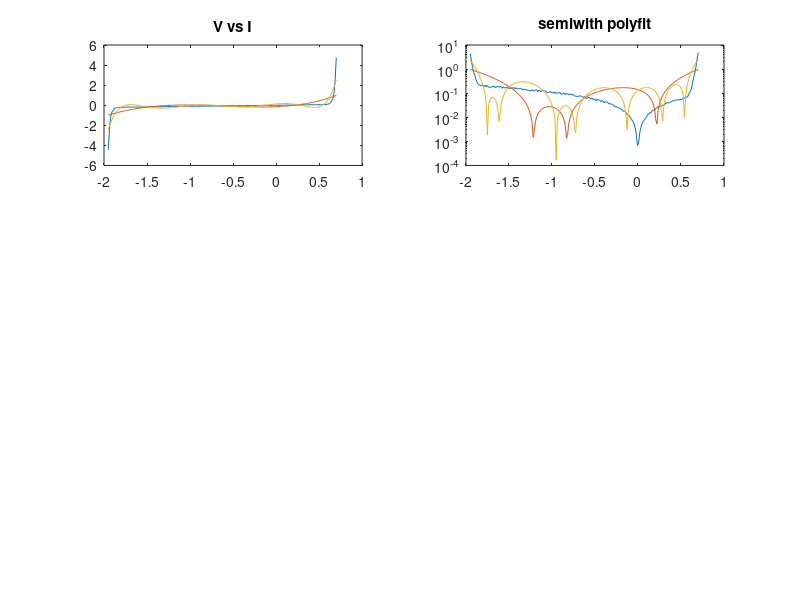

Here is the MATLAB script that generated this plot: (Note: this script raises an error after producing the figure.)
Isr=0.01e-12; 
Ibb =0.1E-12  
Vbb =1.3; 
Gp =0.1; 

 
VectorforVoltage= linspace(-1.95,0.7,200);

I=Isr .*(exp((1.2/0.025).*VectorforVoltage)-1) + Gp.*VectorforVoltage - Ibb.*(exp((-1.2/0.025).*(VectorforVoltage +Vbb))-1);

Variance = (rand(1,200)*.20);

Noise= I.*Variance;
I_noise= I + Noise; 

figure
subplot(3,2,1)
plot(VectorforVoltage,I_noise)
title ('V vs I')
subplot(3,2,2)
semilogy(VectorforVoltage, abs(I_noise))
title('semiwith polyfit')
 
fourth=polyfit(VectorforVoltage, I_noise,4) 
I_4=polyval(fourth, VectorforVoltage);

eight=polyfit(VectorforVoltage, I_noise,8)
I_8=polyval(eight,VectorforVoltage);
subplot(3,2,1);
hold on 
plot(VectorforVoltage,I_4)
plot(VectorforVoltage,I_8); 

subplot(3,2,2)
hold on 
semilogy(VectorforVoltage,abs(I_4))
semilogy(VectorforVoltage, abs(I_8))

fo1 = fittype('A.*(exp(1.2*x/25e-3)-1) + 0.1.*x - C*(exp(1.2*(-(x+1.3))/25e-3)-1)');
ff1 = fit(transpose(VectorforVoltage),transpose(I),fo1);
If1 = ff1(VectorforVoltage);
subplot(3, 2, 3)
plot(VectorforVoltage, If1);
title('Non-linear fit')
hold on
subplot(3, 2, 4)
semilogy(VectorforVoltage, abs(If1));
title('Semilogy Non-linear fit')
hold on

fo2 = fittype('A.*(exp(1.2*x/25e-3)-1) + B.*x - C*(exp(1.2*(-(x+1.3))/25e-3)-1)');
ff2 = fit(transpose(VectorforVoltage),transpose(I),fo2);
If2 = ff2(VectorforVoltage);
subplot(3, 2, 3)
plot(VectorforVoltage, If2);
hold on
subplot(3, 2, 4)
semilogy(VectorforVoltage, abs(If2));
hold on

fo3 = fittype('A.*(exp(1.2*x/25e-3)-1) + B.*x - C*(exp(1.2*(-(x+D))/25e-3)-1)');
ff3 = fit(transpose(VectorforVoltage),transpose(I),fo3);
If3 = ff3(VectorforVoltage);
subplot(3, 2, 3)
plot(VectorforVoltage, If3);
hold on
subplot(3, 2, 4)
semilogy(VectorforVoltage, abs(If3));
hold on

inputs = VectorforVoltage;
targets = I;
hiddenLayerSize = 10;
net = fitnet(hiddenLayerSize);
net.divideParam.trainRatio = 70/100;
net.divideParam.valRatio = 15/100;
net.divideParam.testRatio = 15/100;
[net,tr] = train(net,inputs,targets);
outputs = net(inputs);
errors = gsubtract(outputs,targets);
performance = perform(net,targets,outputs);
view(net)
Inn = outputs;

figure (2)
plot(VectorforVoltage, Inn);
title('NN fit')

figure(3)
semilogy(VectorforVoltage, abs(Inn));
title('fit')